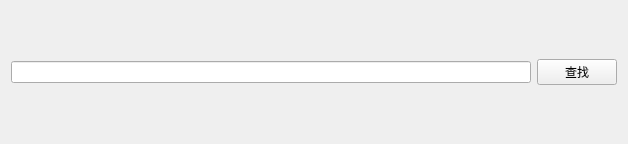
<?xml version="1.0" encoding="UTF-8"?>
<ui version="4.0">
 <class>SearchWindow</class>
 <widget class="QWidget" name="SearchWindow">
  <property name="geometry">
   <rect>
    <x>0</x>
    <y>0</y>
    <width>628</width>
    <height>144</height>
   </rect>
  </property>
  <property name="windowTitle">
   <string>SearchWindow</string>
  </property>
  <layout class="QHBoxLayout" name="horizontalLayout_2">
   <item>
    <layout class="QHBoxLayout" name="horizontalLayout">
     <item>
      <widget class="QLineEdit" name="txtSearch"/>
     </item>
     <item>
      <widget class="QPushButton" name="btnSearch">
       <property name="text">
        <string>查找</string>
       </property>
      </widget>
     </item>
    </layout>
   </item>
  </layout>
 </widget>
 <layoutdefault spacing="6" margin="11"/>
 <resources/>
 <connections/>
</ui>
